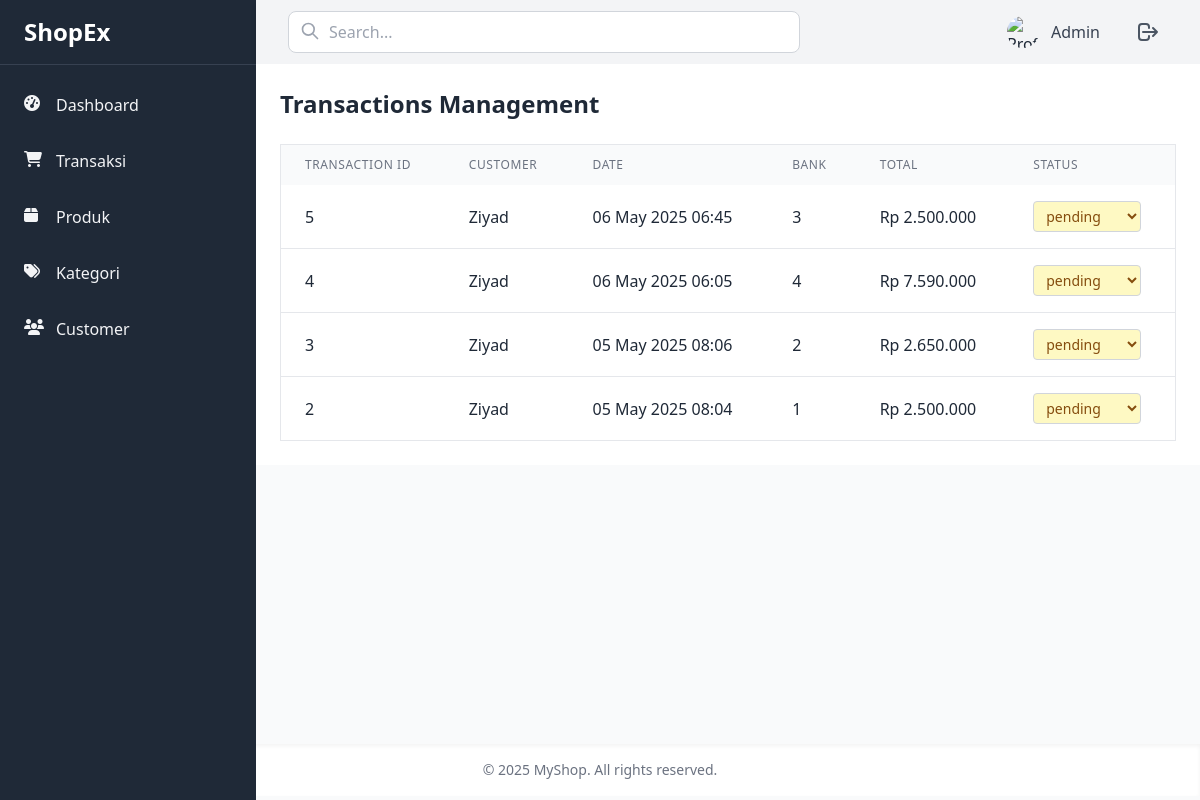
/admin/transactions.php, run on the app's committed database.
### tables this page shows
CREATE TABLE `transactions` (
  `id` int NOT NULL,
  `user_id` int NOT NULL,
  `date` timestamp NOT NULL,
  `status` enum('pending','processed','completed','cancelled') NOT NULL,
  `total` decimal(10,0) NOT NULL,
  `created_at` timestamp NULL DEFAULT CURRENT_TIMESTAMP,
  `bank_id` int NOT NULL,
  `recipient_name` varchar(512) NOT NULL,
  `recipient_email` varchar(512) NOT NULL,
  `recipient_address` varchar(512) NOT NULL,
  `recipient_postal_code` varchar(512) NOT NULL,
  `recipient_phone` varchar(512) NOT NULL
);

CREATE TABLE `users` (
  `id` int NOT NULL,
  `name` varchar(100) NOT NULL,
  `email` varchar(100) NOT NULL,
  `password` varchar(255) NOT NULL,
  `created_at` timestamp NULL DEFAULT CURRENT_TIMESTAMP,
  `address` varchar(512) NOT NULL,
  `phone` varchar(512) NOT NULL
);

### admin/transactions.php (the view, shortened to what this page needs)
<?php
require_once '../backend/conn.php';
$sql = "SELECT t.*, u.name AS nama_user FROM transactions t
        JOIN users u ON t.user_id = u.id
        ORDER BY t.date DESC";
$result = $conn->query($sql);
?>
<!DOCTYPE html>
<html lang="en">
<head>
    <script src="https://cdn.tailwindcss.com"></script>
    <link rel="stylesheet" href="https://cdnjs.cloudflare.com/ajax/libs/font-awesome/6.7.2/css/all.min.css">
</head>
<body class="bg-gray-50 text-gray-800 h-screen">
<main class="flex mx-auto h-[calc(88vh)]">
    <div class="w-64 min-h-screen bg-gray-800">
        <?php include 'partials/sidebar.php'; ?>
    </div>
    <div class="flex-1">
        <?php include 'partials/header.php'; ?>
        <div class="flex-1 bg-white p-6">
            <div class="flex justify-between items-center mb-6">
                <h1 class="text-2xl font-bold">Transactions Management</h1>
            </div>
            <div class="overflow-x-auto">
                <table class="min-w-full bg-white border border-gray-200">
                    <thead class="bg-gray-50">
                        <tr>
                            <th class="px-6 py-3 text-left text-xs font-medium text-gray-500 uppercase tracking-wider">Transaction ID</th>
                            <th class="px-6 py-3 text-left text-xs font-medium text-gray-500 uppercase tracking-wider">Customer</th>
                            <th class="px-6 py-3 text-left text-xs font-medium text-gray-500 uppercase tracking-wider">Date</th>
                            <th class="px-6 py-3 text-left text-xs font-medium text-gray-500 uppercase tracking-wider">Bank</th>
                            <th class="px-6 py-3 text-left text-xs font-medium text-gray-500 uppercase tracking-wider">Total</th>
                            <th class="px-6 py-3 text-left text-xs font-medium text-gray-500 uppercase tracking-wider">Status</th>
                        </tr>
                    </thead>
                    <tbody class="divide-y divide-gray-200">
                        <?php if ($result->num_rows > 0): ?>
                            <?php while($row = $result->fetch_assoc()): ?>
                                <tr>
                                    <td class="px-6 py-4"><?php echo $row['id']; ?></td>
                                    <td class="px-6 py-4"><?php echo htmlspecialchars($row['nama_user']); ?></td>
                                    <td class="px-6 py-4"><?php echo date('d M Y H:i', strtotime($row['date'])); ?></td>
                                    <td class="px-6 py-4"><?php echo $row['bank_id']; ?></td>
                                    <td class="px-6 py-4">Rp <?php echo number_format($row['total'], 0, ',', '.'); ?></td>
                                    <td class="px-6 py-4">
                                        <select class="status-dropdown px-2 py-1 text-sm rounded border border-gray-300"
                                            data-id="<?php echo $row['id']; ?>">
                                            <?php
                                            $statuses = ['pending', 'processed', 'completed', 'cancelled'];
                                            foreach ($statuses as $status) {
                                                $selected = $row['status'] == $status ? 'selected' : '';
                                                echo "<option value='$status' $selected>$status</option>";
                                            }
                                            ?>
                                        </select>
                                    </td>
                                </tr>
                            <?php endwhile; ?>
                        <?php else: ?>
                            <tr>
                                <td colspan="6" class="px-6 py-4 text-center">No transactions found</td>
                            </tr>
                        <?php endif; ?>
                    </tbody>
                </table>
            </div>
        </div>
    </div>
</main>
<?php include 'partials/footer.php'; ?>
</body>
</html>

### data on the page
transactions: id "5", user.name "Ziyad", date "06 May 2025 06:45", bank "3", total "2.500.000", id "pending"
transactions: id "4", user.name "Ziyad", date "06 May 2025 06:05", bank "4", total "7.590.000", id "pending"
transactions: id "3", user.name "Ziyad", date "05 May 2025 08:06", bank "2", total "2.650.000", id "pending"
transactions: id "2", user.name "Ziyad", date "05 May 2025 08:04", bank "1", total "2.500.000", id "pending"

### other printed values
$_SESSION['admin_name'] "Admin"
